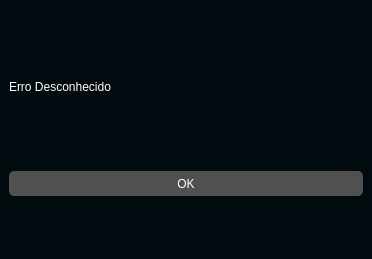
<?xml version="1.0" encoding="UTF-8"?>
<ui version="4.0">
 <class>MainWindow</class>
 <widget class="QMainWindow" name="MainWindow">
  <property name="geometry">
   <rect>
    <x>0</x>
    <y>0</y>
    <width>372</width>
    <height>259</height>
   </rect>
  </property>
  <property name="windowTitle">
   <string>Error Window</string>
  </property>
  <property name="styleSheet">
   <string notr="true">QMainWindow{
	background-color:rgb(1, 10, 15);
}</string>
  </property>
  <widget class="QWidget" name="centralwidget">
   <layout class="QGridLayout" name="gridLayout">
    <item row="0" column="0">
     <widget class="QLabel" name="text">
      <property name="maximumSize">
       <size>
        <width>16777215</width>
        <height>50</height>
       </size>
      </property>
      <property name="styleSheet">
       <string notr="true">QLabel{
	color: white;
}</string>
      </property>
      <property name="text">
       <string>Erro Desconhecido</string>
      </property>
      <property name="wordWrap">
       <bool>true</bool>
      </property>
     </widget>
    </item>
    <item row="1" column="0">
     <widget class="QPushButton" name="ok_btn">
      <property name="maximumSize">
       <size>
        <width>16777215</width>
        <height>25</height>
       </size>
      </property>
      <property name="styleSheet">
       <string notr="true">QPushButton{
	background-color:rgb(80,80,80);
	border:none;
	border-radius:5px;
	color:rgb(255,255,255);
}</string>
      </property>
      <property name="text">
       <string>OK</string>
      </property>
      <property name="shortcut">
       <string>Return</string>
      </property>
     </widget>
    </item>
   </layout>
  </widget>
 </widget>
 <resources/>
 <connections/>
</ui>
